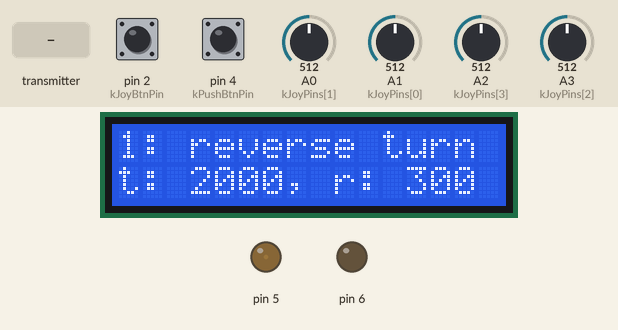
A program run on a simulated Arduino Uno, built with avr-gcc and run on an emulated ATmega328P. Shown: 16×2 character LCD, output pins drawn as LEDs (lit = HIGH). Dashed ring = blinking. The inputs (shaded band) are chosen by the test bench; at power-on: A2 (kJoyPins[3]) = 512, A1 (kJoyPins[0]) = 512, pin 2 (kJoyBtnPin) HIGH, pin 4 (kPushBtnPin) HIGH, A0 (kJoyPins[1]) = 512, A3 (kJoyPins[2]) = 512. No radio packets arrive unless stated; what the program prints to the serial monitor is not drawn.

Above: at 1.2 s.
1.3 s: A2 (kJoyPins[3]) set to 427
2.8 s: A2 (kJoyPins[3]) set to 393
At 3.8 s:
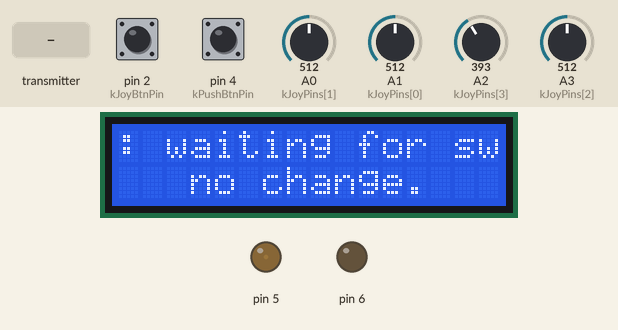
5.8 s: the transmitter starts sending data.0 = 0
At 6.73 s:
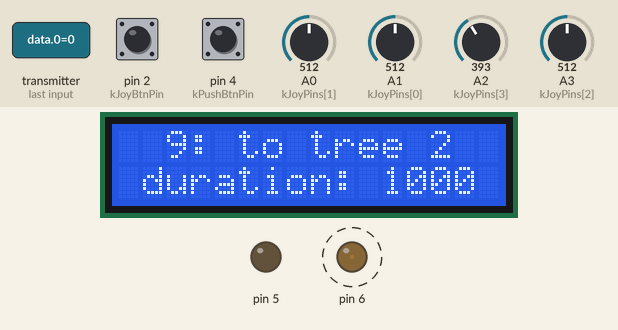
8.0 s: A1 (kJoyPins[0]) set to 306
At 9.74 s:
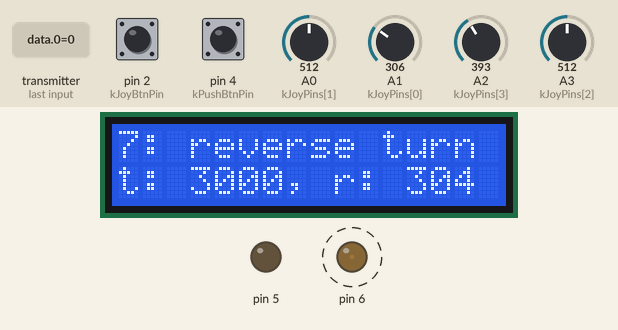
Timing chart, 0 to 10.5 s (numbered marks = the images above; inputs shaded):
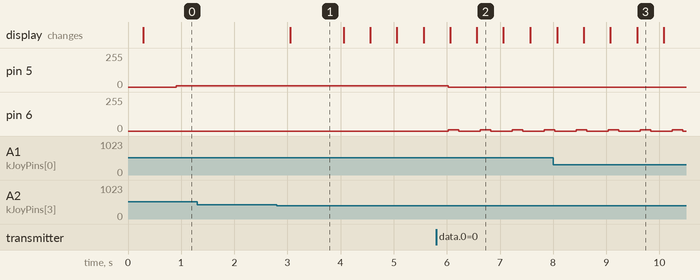

The program:

main.cpp
```cpp
#include <Arduino.h>
#include <LiquidCrystal_I2C.h>
#include <RF24.h>
#include <SPI.h>
#include <Wire.h>
#include <nRF24L01.h>

// LCD address to 0x27 for a 16 chars and 2 line display
LiquidCrystal_I2C lcd(0x27, 16, 2);

RF24 nrf(9, 8);  // CE, CSN
const byte kLinkAddress[6] = "link1";
const byte kLinkAddress2[6] = "link2";
int data[7];
// char charVal[17];

// transmission data
unsigned long us_last_time_sent = 0;
int transmission_counter = 0;
bool b_is_transmitting = true;
bool b_data_shown = false;
int b_data_speed = 300;

// joystick values to send
int i_joy_vals[4] = {0, 0, 0, 0};
const byte kJoyPins[4] = {A1, A0, A3, A2};
const byte kJoyBtnPin = 2;

// important state values;
const int kPodNut = 6;
const int kTree300[] = {200, 300};
const int kTree150[] = {150, 150};
const int kGround300[] = {300, kPodNut};
const int kGround200[] = {200, kPodNut};  // two of these.
const int kGround150[] = {150, kPodNut};

// initial testing values:
int currently_testing = 1;
String state_desc[15] = {"waiting for switch", "reverse turn", "col. pod 1",
                       "to tree 1",          "col. pod 2",   "to pod 3",
                       "col. pod 3",         "reverse turn", "col. pod 4",
                       "to tree 2",          "col. pod 5",   "to pod 6",
                       "col. pod 6",         "reverse turn", "DEPOSIT POS."};
const int kTurnEstimate = 300;
int x_vals[15] = {0, //x is used for some values as turn.
                  kTurnEstimate,
                  kGround150[0],
                  0,
                  kTree150[0],
                  0,
                  kGround200[0],
                  kTurnEstimate,
                  kGround300[0],
                  0,
                  kTree300[0],
                  0,
                  kGround200[0],
                  kTurnEstimate,
                  -10};
int y_vals[15] = {0,
                0,
                kGround150[1],  // also turn intensity vals
                0,
                kTree150[1],
                0,
                kGround200[1],
                0,
                kGround300[1],
                0,
                kTree300[1],
                0,
                kGround200[1],
                0,
                100};
int t_vals[15] = {
    0, 2000, 0, 1000, 0, 1000, 0, 3000, 0, 1000, 0, 2000, 0, 1500,0};

// pushbutton
const byte kPushBtnPin = 4;
int last_push_counter = 0;

// joy+push
int i_button_counter[2] = {0, 0};
bool b_now_pressed[2] = {false, false};
bool b_prev_pressed[2] = {false, false};
bool b_debounce_progress[2] = {false, false};
unsigned long us_last_debounce_time = 0;
unsigned long us_debounce_delay = 50;

// display
String str_current_message_top = " ";
String str_current_message_bottom = " ";
String str_new_message_top = " ";
String str_new_message_bottom = " ";
int btn_count_display = 0;
int last_btn_count_display = 0;
unsigned long us_lcd_refresh = 0;
unsigned long us_lcd_last_update = 0;
byte lcd_state = 0;

// led
const int led = 6;
int led_brightness = 10;
int led_state = 0;
// colour of LED
enum colour { red = 5, green = 6 };

// recieving data
int arm_x = 0;
int arm_y = 0;

// old code to adjust if needed
int robot_internal_temp = 0;
int remaining_angle = 0;
int movement_state = 0;
int movement_state_a = 0;
String mov_state_1 = "";
String mov_state_a = "";
int total_hits = 0;

// hits transmission
int prev_total_hits = 0;
int i_are_sends_up_to_date = 1;

// timing
unsigned long us_current_time;
unsigned long us_last_joy_read = 0;

////////////////////////////////////////////////////
void setup() {
  // LCD
  lcd.init();       // initialize the lcd
  lcd.backlight();  // turn on backlight
  lcd.clear();      // clear the LCD, i.e. remove all characters

  //
  pinMode(kJoyBtnPin, INPUT_PULLUP);
  pinMode(kPushBtnPin, INPUT_PULLUP);
  pinMode(colour::red, OUTPUT);
  pinMode(colour::green, OUTPUT);
  Serial.begin(9600);
  nrf.begin();
  nrf.openWritingPipe(kLinkAddress);  // set the address
  nrf.openReadingPipe(0, kLinkAddress2);
  // nrf.setPALevel(RF24_PA_LOW);   //keep tx level low to stop psu noise, can
  // remove this but then put in decoupling caps
  //  Options are: RF24_PA_MIN=-18dBm, RF24_PA_LOW=-12dBm,  RF24_PA_HIGH=0dBm.
  nrf.setPALevel(RF24_PA_HIGH);
  nrf.stopListening();  // act as a transmitter
}

void readJoySticks() {
  if (us_current_time >= (us_last_joy_read + 500)) {
    us_last_joy_read = us_current_time;
    bool b_has_increased = false;
    for (int i = 0; i < 4; i++) {
      int val = map(analogRead(kJoyPins[i]), 1, 1024, -5, 5);
      if (i == 0 || i == 1) {  // offset the input joystick
        val = val * (-1);
      }
      if (val >= 2 && b_has_increased == false) {
        b_has_increased = true;
        if (i == 0) {
          x_vals[currently_testing]++;
        } else if (i == 1) {
          y_vals[currently_testing]++;
        } else if (i == 2) {
          t_vals[currently_testing]++;
        } else if (i == 3) {
          currently_testing ++;
          if (currently_testing > 15) {
            currently_testing = 0;
          }
        }
        break;
      } else if (val <= -2 && b_has_increased == false) {
        b_has_increased = true;
        Serial.println("r-");
        if (i == 0) {
          x_vals[currently_testing]--;
        } else if (i == 1) {
          y_vals[currently_testing]--;
        } else if (i == 2) {
          t_vals[currently_testing]--;
        } else if (i == 3) {
         currently_testing--;
         Serial.println(currently_testing);
         if (currently_testing < 0){
          currently_testing = 15;
         }
         Serial.println(currently_testing);
        }
        break;
      }
      // Serial.println(String(String(i) + " " + String(i_joy_vals[i]) + "
      // changed.");
    }
  }
}

void transciever_Send_Or_Recieve() {
  if (b_is_transmitting == true) {
    if (transmission_counter >= 2) {
      transmission_counter = 0;
      nrf.startListening();
      b_is_transmitting = false;
    }
  }
  if (b_is_transmitting == false) {
    if (transmission_counter >= 1) {
      transmission_counter = 0;
      nrf.stopListening();
      b_is_transmitting = true;
      return;
    }
    if (float(us_current_time - us_last_time_sent) >= b_data_speed) {
      // Serial.println("error: no data recieved from robot");
      transmission_counter = 3;
      led_state = 2;
      if (float(us_current_time - us_last_time_sent) >= (b_data_speed * 5)) {
        // if (lcd_state == 2) {  // 0, awaiting connection
        //   lcd_state = 1;       //"connection lost"
        // }
      }
    }
  }
}

void display_Terminal_Data() {
  if (b_data_shown == false) {
    if (b_is_transmitting == true) {
      Serial.print("trmt: ");
      Serial.print(data[0] + ",");
      Serial.print(data[1] + " x, ");
      Serial.print(data[2] + " y, ");
      Serial.print(data[3] + "millis, ");
      Serial.print(data[4] + "t rad, ");
      Serial.print("b, ");
      Serial.print(data[6]);
      Serial.print(". tls:  ");
      Serial.println(String(us_current_time));
    }

    if (b_is_transmitting == false) {
      Serial.print("rcve: ");
      Serial.print(data[0] + ",");
      Serial.print(data[1] + " x, ");
      Serial.print(data[2] + " y, ");
      Serial.print(data[3] + "millis, ");
      Serial.print(data[4] + "t rad, ");
      Serial.print("r%, ");
      Serial.print(data[5]);
      Serial.print("b, ");
      Serial.print(data[6]);
      Serial.print("tls. ");
      Serial.println(String(us_current_time));
    }

    b_data_shown = true;
  }
}

void send_Data() {
  if (b_is_transmitting == true) {
    if ((us_current_time - us_last_time_sent) > b_data_speed) {
      transmission_counter++;

      int i = currently_testing;

      data[0] = currently_testing;
      data[1] = x_vals[i];                 // x pos
      data[2] = y_vals[i];                 // y pos
      data[3] = t_vals[i];                 // state
      data[4] = int(i_button_counter[1]);  // run test with values.
      data[5] = i_are_sends_up_to_date;
      data[6] = transmission_counter;

      nrf.write(data, sizeof(data));  // spit out the data array
      us_last_time_sent = us_current_time;
      b_data_shown = false;
    }
    if ((us_current_time - us_last_time_sent) > 200 && led_state == 1) {
      led_state = 0;
    }
  }
}

void read_Data() {
  if (b_is_transmitting == false) {
    if (nrf.available()) {
      nrf.read(&data, sizeof(data));

      // does nothing with data coming through beyond reading it.
      total_hits = data[5];
      transmission_counter = data[6];  // transmission
      led_state = 1;
      b_data_shown = false;
      if (total_hits > prev_total_hits) {
        // prevents robot from hitting immediately if it's restarted but remote
        // stays on
        prev_total_hits = total_hits;
        i_are_sends_up_to_date = 1;
      } else {
      }
    }
  }
}

void pressed(int but, int pin) {
  b_now_pressed[but] =
      !digitalRead(pin);  // pressing results in 1., no press 10101
  // Serial.print(String(!digitalRead(pin)));

  if (!digitalRead(pin) == true) {
    b_now_pressed[but] = true;
  }

  if (b_now_pressed[but] != b_prev_pressed[but] &&
      b_debounce_progress[but] == false) {
    us_last_debounce_time = us_current_time;
    b_debounce_progress[but] = true;
  }

  if ((us_current_time - us_last_debounce_time) > us_debounce_delay) {
    if (b_now_pressed[but] != b_prev_pressed[but]) {
      b_prev_pressed[but] = b_now_pressed[but];
      if (b_now_pressed[but] == true) {
        i_button_counter[but]++;
        b_debounce_progress[but] = false;
        i_are_sends_up_to_date = 0;
      }
    }
  }
}

void button_Pressed() {
  pressed(0, kPushBtnPin);
  pressed(1, kJoyBtnPin);
}

void display(String message_top_line,
             String message_bottom_line) {  // if new message, print on LCD
  if (str_current_message_top != message_top_line ||
      str_current_message_bottom != message_bottom_line) {
    int textCentreTop = (16 - message_top_line.length()) / 2;
    int textCentreBottom = (16 - message_bottom_line.length()) / 2;
    lcd.clear();
    lcd.setCursor(textCentreTop, 0);
    lcd.print(message_top_line);
    lcd.setCursor(textCentreBottom, 1);
    lcd.print(message_bottom_line);
    str_current_message_top = message_top_line;
    str_current_message_bottom = message_bottom_line;
  }
}

void lcd_Status_Update() {
  if ((us_current_time - us_lcd_refresh) > 250) {
    /*
    if (lcd_state == 0) {  // if
      display("awaiting     . .", "connection.  ---");
    }
    if (lcd_state == 1) {  // if
      display("connection   ; ;", "lost.         ^ ");
    }
    */
    Serial.println(String(currently_testing));
    int i = currently_testing;
    if (i == 0) {  // waiting
      display(String(i) + ": " + state_desc[i],
              "no change.");
    } else if (i == 1 || i == 7 || i == 13) {
      display(String(i) + ": " + state_desc[i],
              "t: " + String(t_vals[i]) + ", r: " + String(x_vals[i]));
      }
    else if (i == 3 || i == 5 || i == 9 || i == 11) {
      display(String(i) + ": " + state_desc[i],
              "duration: " + String(t_vals[i]));
    } else if (i == 2 || i == 4 || i == 6 || i == 8 || i == 10 || i == 12 ||
               i == 14) {
      display(String(i) + ": " + state_desc[i],
              "x: " + String(x_vals[i]) + ", y: " + String(y_vals[i]));
      }
    us_lcd_refresh = us_current_time;
  }
}

void led_Status() {
  if (led_state == 0) {  // led off
    analogWrite(colour::red, 0);
    analogWrite(colour::green, 0);
  }
  if (led_state == 1) {  // data received, connection good.
    analogWrite(colour::red, 0);
    analogWrite(colour::green, led_brightness);
  }
  if (led_state ==
      2) {  // not data received, connection bad OR robot is turned off.
    analogWrite(colour::red, led_brightness);
    analogWrite(colour::green, 0);
  }
}

void loop() {
  us_current_time = millis();

  readJoySticks();

  button_Pressed();

  transciever_Send_Or_Recieve();

  send_Data();

  read_Data();

  // display_Terminal_Data();

  lcd_Status_Update();

  led_Status();
}
```

Measured:
- the behaviour switches between 411 and 410 on A2 (kJoyPins[3]) (found by bisection; images 0 and 1)
- after the input at 1.3 s, every drawn part: stays the same
- after the input at 2.8 s, the display: changes after 0.25 s (image 1)
- after the input at 5.8 s, pin 5: 10/255 → 0/255 after 0.23 s; pin 6: alternates 10/255 for 0.20 s and 0/255 for 0.40 s, starting after 0.23 s
- what the display in image 1 shows lasts 1.0 s, from 3.1 s to 4.1 s
- what the display in image 2 shows lasts 0.5 s, from 6.6 s to 7.1 s
